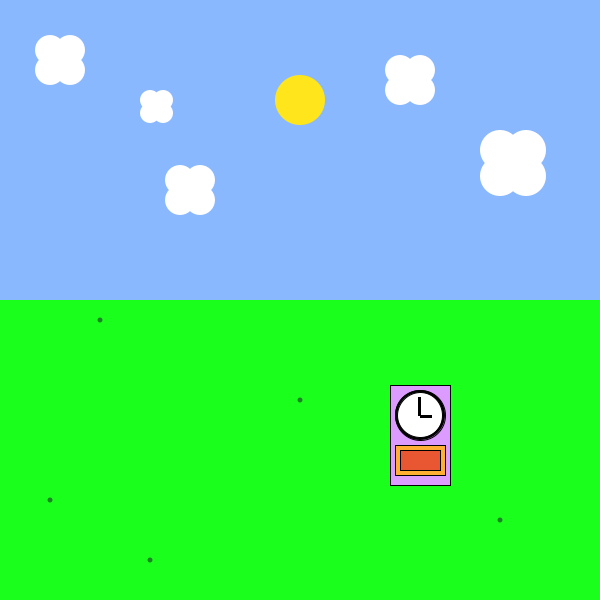
Frame 1 (no input)
Frame 60 (the mouse pressed at the canvas centre just before this capture): identical to frame 1, image omitted
Frame 120 (the mouse held since frame 60 and released just before this capture): identical to frame 1, image omitted

The Processing sketch that drew this single still picture (run headless with seeded random() and noise(); from frame 60 on, the mouse is pressed at the canvas centre):

// Processing sketch: lights_ice
// ── lights_ice.pde
LightSwitch ls;

void setup()
{
  size(600, 600);
  ls = new LightSwitch(400, 450);
}

void draw()
{
  drawBg();
  drawClock();
  ls.display();
}

void mouseClicked()
{
  if(ls.wasClicked())
    ls.flip();
    
}

/******** DRAWING FUNCTIONS **********/
//It felt like a waste to create separate classes just for drawing Moon, Cloud and such, so I left them here

void drawClock() //Draws the clock control remote thing, minus the light switch itself
{
  fill(219, 155, 255);
  rect(ls.getX()-10, ls.getY()-65, 60, 100);
  fill(0);
  ellipse(ls.getX()+20, ls.getY()-35, 50, 50);
  fill(255);
  ellipse(ls.getX()+20, ls.getY()-35, 45, 45);
  fill(0);
  rect(ls.getX()+18, ls.getY()-53, 2, 18);
  rect(ls.getX()+20, ls.getY()-35, 11, 2);
}

void drawBg()
{
  noStroke();
  fill(137, 184, 255);
  rect(0, 0, width, height/2);
  fill(27, 255, 28);
  rect(0, height/2, width, height/2);
  fill(23, 133, 33);
  ellipse(50, 500, 5, 5);
  ellipse(500, 520, 5, 5);
  ellipse(300, 400, 5, 5);
  ellipse(100, 320, 5, 5);
  ellipse(150, 560, 5, 5);
  if(ls.isOn()) drawDayBg(); 
  else drawNightBg();
  stroke(0);
}

void drawDayBg()
{
  drawCloud(50, 50, 30);
  drawCloud(150, 100, 20);
  drawCloud(180, 180, 30);
  drawCloud(400, 70, 30);
  drawCloud(500, 150, 40);
  drawSun();
}

void drawNightBg()
{
  fill(0, 0, 0, 150);
  rect(0, 0, width, height);
  fill(255);
  ellipse(50, 50, 5, 5);
  ellipse(150, 100, 5, 5);
  ellipse(180, 180, 5, 5);
  ellipse(400, 70, 5, 5);
  ellipse(500, 150, 5, 5);
  ellipse(100, 240, 5, 5);
  drawMoon();
}

void drawSun()
{
  noStroke();
  fill(255, 229, 27);
  ellipse(width/2, 100, 50, 50);
}

void drawMoon()
{
  noStroke();
  fill(255);
  ellipse(width/2, 100, 50, 50);
  fill(137, 184, 255);
  ellipse(width/2+10, 100, 45, 45);
  fill(0, 0, 0, 150);
  ellipse(width/2+10, 100, 45, 45);
}

void drawCloud(int x, int y, int size)
{
  fill(255);
  ellipse(x, y, size, size);
  ellipse(x+2*size/3, y, size, size);
  ellipse(x+2*size/3, y+2*size/3, size, size);
  ellipse(x, y+2*size/3, size, size);
}
// ── LightSwitch.pde
class LightSwitch
{
  private int x, y;
  private int w=40, h=20;
  private boolean on=true;
  
  LightSwitch(int x, int y)
  {
    this.x = x;
    this.y = y;
  }
  
  void display()
  {
    fill(255, 176, 52);
    rect(x-5, y-5, w+10, h+10);
    fill(232, 87, 50);
    rect(x, y, w, h);
  }
  
  boolean wasClicked()
  {
    if(mouseX>=x && mouseX<=x+w && mouseY>=y && mouseY<=y+h)
      return true;
    else return false;
  }
   
  void flip()
  {
    on = !on;
    if(on) background(200);
    else background(50);
  }
  
  boolean isOn()
  {
    return on;
  }
  
  int getX()
  {
    return x;
  }
  
  int getY()
  {
    return y;
  }
  
  int getWidth()
  {
    return w;
  }
  
  int getHeight()
  {
    return h;
  }
}
